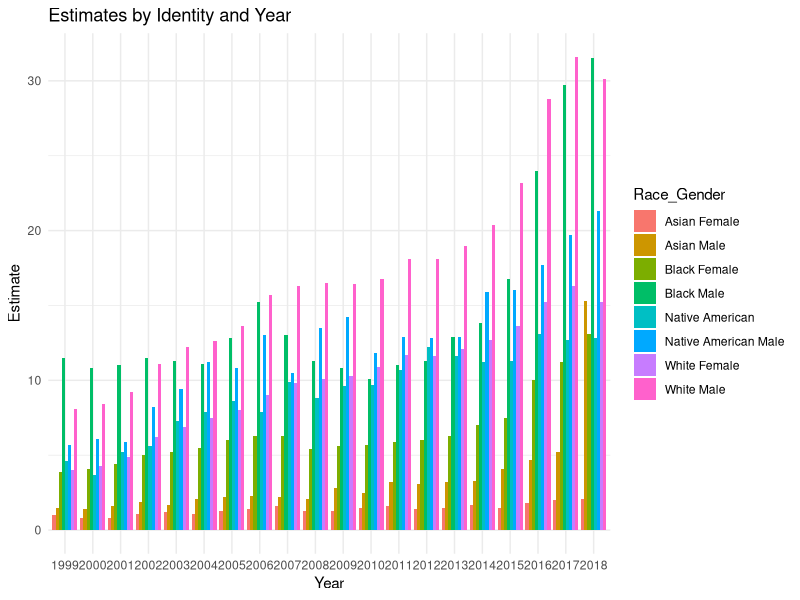
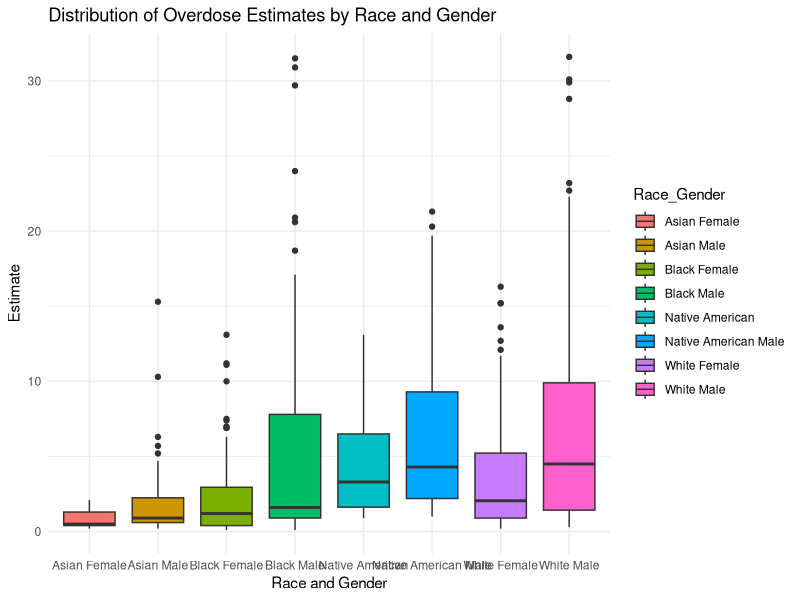
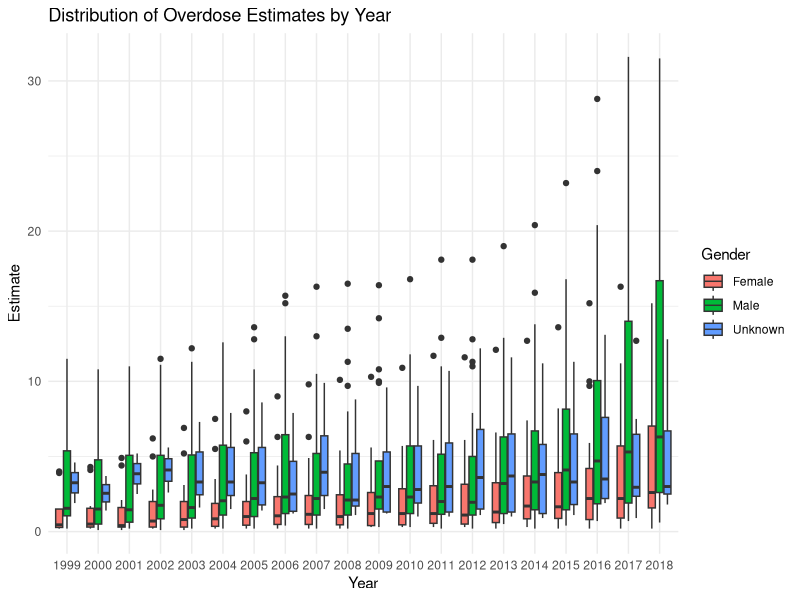
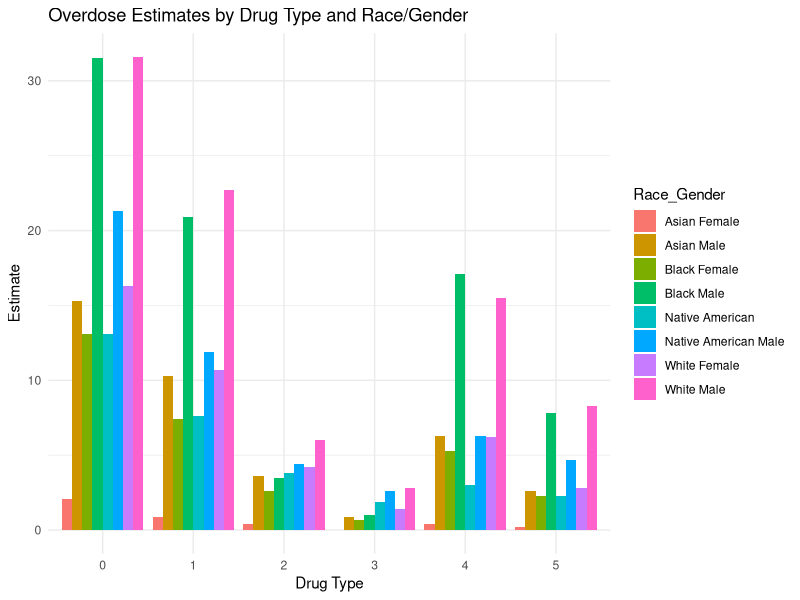

The R source for these figures, in order:
## ---- chunk 1
install.packages("tidyverse")
library(tidyverse)
install.packages("ggplot2")
library(ggplot2)
drug <- read_csv("drug_data.csv")
## ---- chunk 2

##In producing these tables, we can visualize the numerical assignment that corresponds to a given variable category. This information allows us to then clean the data set with new variables that separates race and gender, since these are grouped together. 

##This table tells us which single digit number represents the racial/sex level of the STUB_NAME variable. 
table(drug$STUB_NAME_NUM, drug$STUB_NAME)

## 4 is the number for Race and Gender, so we filtered on this to see which decimal number corresponds to each racial/gender group. 
drug_exam <- drug %>% 
  filter(STUB_NAME_NUM == 4)


##We make another table with this conclusively find the number and label correspondence. 
table(drug_exam$STUB_LABEL_NUM, drug_exam$STUB_LABEL)

##4.1 is White Males, 4.2 is Black Males, 4.3 is Native American Males, 4.4 is Asian Males, 4.5 is White Females, 4.6 is Black Females, 4.7 is Native American Females, and 4.8 is Asian Female

drug_racial <- drug %>% 
  filter(STUB_NAME_NUM == 4) %>%
  rename(Race_Gender = "STUB_LABEL_NUM") %>% 
  mutate(
     Race_Gender = case_when(
      Race_Gender == 4.1 ~ "White Male",
      Race_Gender == 4.2 ~ "Black Male",
      Race_Gender == 4.3 ~ "Native American Male",
      Race_Gender == 4.4 ~ "Asian Male",
      Race_Gender == 4.5 ~ "White Female",
      Race_Gender == 4.6 ~ "Black Female",
      Race_Gender == 4.7 ~ "Native American",
      Race_Gender == 4.8 ~ "Asian Female",
      TRUE ~ "Unknown" 
     ))


drug_RG <- drug %>% 
  filter(STUB_NAME_NUM == 4) %>%
  rename(Race_Gender = "STUB_LABEL_NUM") %>% 
  mutate(
     Race_Gender = case_when(
      Race_Gender == 4.1 ~ "White Male",
      Race_Gender == 4.2 ~ "Black Male",
      Race_Gender == 4.3 ~ "Native American Male",
      Race_Gender == 4.4 ~ "Asian Male",
      Race_Gender == 4.5 ~ "White Female",
      Race_Gender == 4.6 ~ "Black Female",
      Race_Gender == 4.7 ~ "Native American",
      Race_Gender == 4.8 ~ "Asian Female",
      TRUE ~ "Unknown" 
    )) %>% 
   mutate(
    Race = case_when(
      grepl("Black", Race_Gender) ~ "Black",
      grepl("White", Race_Gender) ~ "White",
      grepl("Native American", Race_Gender) ~ "Native American",
      grepl("Asian", Race_Gender) ~ "Asia",
      TRUE ~ "Unknown"
    )) %>% 
  mutate(
    Gender = case_when(
      grepl("Female", Race_Gender) ~ "Female",
      grepl("Male", Race_Gender) ~ "Male",
      TRUE ~ "Unknown"))
  

##To narrow our inquiry further, we will also identify what type of drug was responsible for a given overdose, with another tables 
table(drug$PANEL, drug$PANEL_NUM)

## This tells us that 0 represents all drug overdose deaths regardless of drug type, 1 represents drug overdose deaths from any opioid, 2 represents any drug overdose death from synthetic opioids, 3 represents drug overdose deaths from methadone, 4 represents drug overdose deaths from sythentic opioids besides methadone, and 5 represents drug overdose deaths from heroin, allowing us to filter accordingly to impact if the death rate estimates vary by racial/gender groups based on the type of drug causing the overdose. 


  
## ---- chunk 3
ggplot(drug_racial, aes(x = factor(YEAR), y = ESTIMATE, fill = Race_Gender)) +
  geom_bar(stat = "identity", position = "dodge") +
  labs(title = "Estimates by Identity and Year",
       x = "Year",
       y = "Estimate") +
  theme_minimal()
## ---- chunk 4

## To visualize our data, we first looked at the distribution of RACE_GENDER by the estimate, to see which race and gender had the highest rate of drug overdose.
ggplot(drug_racial, aes(x = Race_Gender, y = ESTIMATE, fill = Race_Gender)) +
  geom_boxplot() +
  labs(title = "Distribution of Overdose Estimates by Race and Gender", 
       x = "Race and Gender", 
       y = "Estimate") +
  theme_minimal()

## This shows that based on the median line of the boxplot, it indicated that the high rates of drug overdose amongst the different drug types seemed to be highly experienced by white males and native american male. However it seemed as though more overdose death rates come from the white male population.



## The next variable we looked at is the YEAR to showcase the distribution of how the number of overdose has changed over time. Instead of focusing on both the race and gender, we found it would be beneficial to just focus gender as the graph might be oversaturated.
ggplot(drug_RG, aes(x = factor(YEAR), y = ESTIMATE, fill = Gender)) +
  geom_boxplot() +
  labs(title = "Distribution of Overdose Estimates by Year", 
       x = "Year", 
       y = "Estimate") +
  theme_minimal()
## The graph shows that a common trend for both female and male (excluding the unknown) is that as the years increased the number of drug overdose increased. While it was a subtle increase for females, the males saw a huge rise in drug overdose deaths. 



## Finally, we wanted to see the distribution of the different drug type overdose amongst the different race and genders to see which type is more prevalent.
ggplot(drug_racial, aes(x = factor(PANEL_NUM), y = ESTIMATE, fill = Race_Gender)) +
  geom_bar(stat = "identity", position = "dodge") +
  labs(title = "Overdose Estimates by Drug Type and Race/Gender", 
       x = "Drug Type", 
       y = "Estimate") +
  theme_minimal()
## As we already established drug type 0 = all drug overdose deaths regardless of drug type, 1 =  drug overdose deaths from any opioid, 2 = any drug overdose death from synthetic opioids, 3 = drug overdose deaths from methadone, 4 = drug overdose deaths from synthentic opioids besides methadone, and 5 = drug overdose deaths from heroin. Knowing this information we have chosen to exclude 0 and 1 and conclude that the main cause of drug overdose based on the graph is from synthetic opioids besides methadone.


## ---- chunk 5

## ---- chunk 6

## ---- chunk 7

## ---- chunk 8

## ---- chunk 9

## ---- chunk 10


## ---- chunk 11

## ---- chunk 12

## ---- chunk 13
